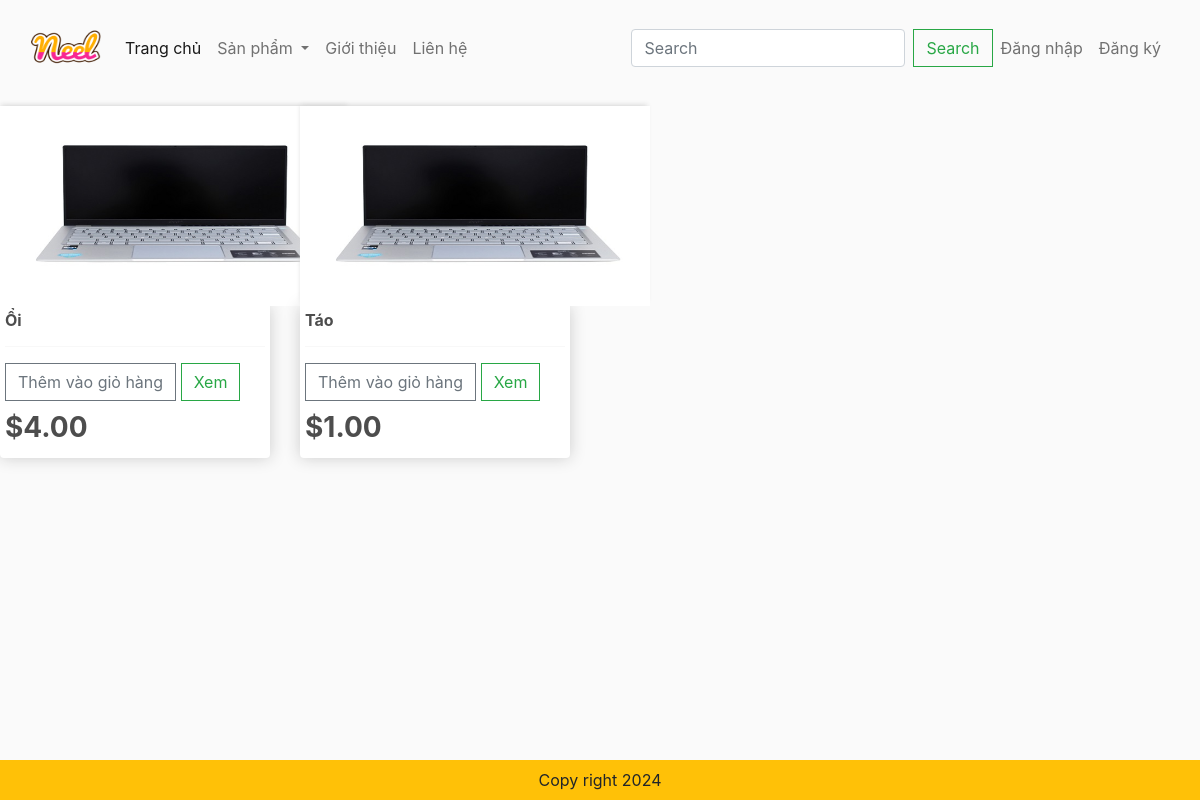
Screenshot of /category/?category=food with the database file from the repository.
### app/models.py (models this page shows, shortened)
class Product(models.Model):
    category = models.ManyToManyField(Category,related_name='product')
    name = models.CharField(max_length=200,null=True)
    price = models.FloatField()
    digital = models.BooleanField(default=False,null=True,blank=False)
    image = models.ImageField(null=True,blank=True)
    @property
    def ImageURL(self):
        try:
            url = self.image.url
        except:
            url = ''
        return url

### app/views.py (the view)
# urls.py: path("category/", views.category, name= "category"),
def category(request):
    categories = Category.objects.filter(is_sub = False)
    active_category = request.GET.get('category','')
    if active_category:
        products = Product.objects.filter(category__slug = active_category)
    context = {'categories':categories,'products':products,'active_category':active_category}
    return render(request,'app/category.html',context)

### app/templates/app/category.html (shortened to what this page needs)
{% extends "app/base.html" %}
{%load static%}
        {% block register%}
        <div class="row" style="width:100%">
            {% for product in products %}
            <div class="col-lg-3">
                <img class="thumbnail" src="{{product.ImageURL}}">
                <div class="box-element product ">
                  <h6><strong>{{product.name}}</strong></h6>
                  <hr>
                      <button data-product={{product.id}} data-action="add" class="btn btn-outline-secondary add-btn update-cart">Thêm vào giỏ hàng</button>
                      <a class="btn btn-outline-success" href="#">Xem</a>
                      <h3 style="margin-top: 10px;"><strong>${{product.price | floatformat:2}}</strong></h3>
                </div>
            </div>
            {% endfor register %}
          </div>
        {% endblock %}

### app/static/app/css/main.css (style rules this page uses)
body { background-color: hsl(0, 0%, 98%); }
h1,h2,h3,h4,h5,h6 { color:hsl(0, 0%, 30%); }
.box-element { box-shadow:hsl(0, 0%, 80%) 0 0 16px; background-color: #fff; border-radius: 4px; padding: 5px; }
.thumbnail { width: 350px; height:200px; -webkit-box-shadow: -1px -3px 5px -2px rgba(214,214,214,1); -moz-box-shadow: -1px -3px 5px -2px rgba(214,214,214,1); box-shadow: -1px -3px 5px -2px rgba(214,214,214,1); }
.product { border-radius: 0 0 4px 4px; }
.col-lg-3, .col-lg-4, .col-lg-6, .col-lg-8, .col-lg-12 { margin-top: 10px; }
.btn { border-radius: 0; }

### rows the page displays
Product: ImageURL (picture), name "Ổi", price "4.00"
Product: ImageURL (picture), name "Táo", price "1.00"
